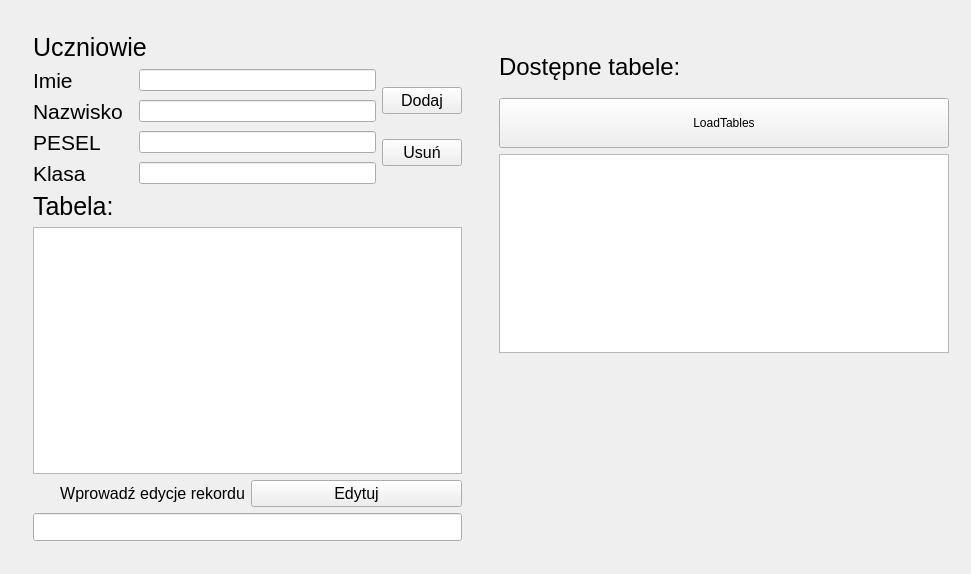
<?xml version="1.0" encoding="UTF-8"?>
<ui version="4.0">
 <class>MainWindow</class>
 <widget class="QMainWindow" name="MainWindow">
  <property name="geometry">
   <rect>
    <x>0</x>
    <y>0</y>
    <width>971</width>
    <height>574</height>
   </rect>
  </property>
  <property name="windowTitle">
   <string>MainWindow</string>
  </property>
  <property name="styleSheet">
   <string notr="true"/>
  </property>
  <widget class="QWidget" name="centralWidget">
   <layout class="QHBoxLayout" name="horizontalLayout">
    <item>
     <widget class="QStackedWidget" name="stackedWidget">
      <property name="currentIndex">
       <number>2</number>
      </property>
      <widget class="QWidget" name="LoginPage">
       <layout class="QGridLayout" name="gridLayout_3">
        <item row="1" column="0">
         <spacer name="horizontalSpacer">
          <property name="orientation">
           <enum>Qt::Horizontal</enum>
          </property>
          <property name="sizeHint" stdset="0">
           <size>
            <width>107</width>
            <height>20</height>
           </size>
          </property>
         </spacer>
        </item>
        <item row="1" column="1">
         <layout class="QGridLayout" name="gridLayout_2">
          <item row="2" column="0">
           <widget class="QLabel" name="PasswordLabel">
            <property name="font">
             <font>
              <pointsize>10</pointsize>
             </font>
            </property>
            <property name="text">
             <string>Hasło:</string>
            </property>
           </widget>
          </item>
          <item row="3" column="0">
           <widget class="QLineEdit" name="PasswordLineEdit">
            <property name="minimumSize">
             <size>
              <width>0</width>
              <height>30</height>
             </size>
            </property>
            <property name="font">
             <font>
              <pointsize>10</pointsize>
             </font>
            </property>
           </widget>
          </item>
          <item row="1" column="0">
           <widget class="QLineEdit" name="LoginLineEdit">
            <property name="minimumSize">
             <size>
              <width>0</width>
              <height>30</height>
             </size>
            </property>
            <property name="font">
             <font>
              <pointsize>10</pointsize>
             </font>
            </property>
           </widget>
          </item>
          <item row="4" column="0">
           <widget class="QPushButton" name="LoginPushButton">
            <property name="minimumSize">
             <size>
              <width>0</width>
              <height>40</height>
             </size>
            </property>
            <property name="font">
             <font>
              <pointsize>12</pointsize>
             </font>
            </property>
            <property name="text">
             <string>Zaloguj</string>
            </property>
           </widget>
          </item>
          <item row="0" column="0">
           <widget class="QLabel" name="LoginLabel">
            <property name="font">
             <font>
              <pointsize>10</pointsize>
             </font>
            </property>
            <property name="text">
             <string>Login:</string>
            </property>
           </widget>
          </item>
          <item row="6" column="0">
           <widget class="QCommandLinkButton" name="CreateAccountLinkButton">
            <property name="font">
             <font>
              <family>Segoe UI</family>
              <pointsize>10</pointsize>
             </font>
            </property>
            <property name="text">
             <string>Nie posiadasz konta? Załóż je!</string>
            </property>
           </widget>
          </item>
          <item row="5" column="0">
           <widget class="QPushButton" name="FreeUserPushButton">
            <property name="minimumSize">
             <size>
              <width>0</width>
              <height>40</height>
             </size>
            </property>
            <property name="font">
             <font>
              <pointsize>12</pointsize>
             </font>
            </property>
            <property name="text">
             <string>Kontynuuj bez logowania</string>
            </property>
           </widget>
          </item>
         </layout>
        </item>
        <item row="1" column="2">
         <spacer name="horizontalSpacer_2">
          <property name="orientation">
           <enum>Qt::Horizontal</enum>
          </property>
          <property name="sizeHint" stdset="0">
           <size>
            <width>107</width>
            <height>20</height>
           </size>
          </property>
         </spacer>
        </item>
        <item row="3" column="1">
         <spacer name="verticalSpacer_2">
          <property name="orientation">
           <enum>Qt::Vertical</enum>
          </property>
          <property name="sizeHint" stdset="0">
           <size>
            <width>20</width>
            <height>15</height>
           </size>
          </property>
         </spacer>
        </item>
        <item row="0" column="1">
         <spacer name="verticalSpacer">
          <property name="orientation">
           <enum>Qt::Vertical</enum>
          </property>
          <property name="sizeHint" stdset="0">
           <size>
            <width>20</width>
            <height>15</height>
           </size>
          </property>
         </spacer>
        </item>
       </layout>
      </widget>
      <widget class="QWidget" name="CreateAccountPage">
       <layout class="QGridLayout" name="gridLayout_4">
        <item row="2" column="1">
         <widget class="QLineEdit" name="CreateLoginLineEdit">
          <property name="minimumSize">
           <size>
            <width>0</width>
            <height>30</height>
           </size>
          </property>
         </widget>
        </item>
        <item row="4" column="1">
         <widget class="QLineEdit" name="CreatePasswordLineEdit">
          <property name="minimumSize">
           <size>
            <width>0</width>
            <height>30</height>
           </size>
          </property>
         </widget>
        </item>
        <item row="14" column="1">
         <spacer name="verticalSpacer_6">
          <property name="orientation">
           <enum>Qt::Vertical</enum>
          </property>
          <property name="sizeHint" stdset="0">
           <size>
            <width>20</width>
            <height>40</height>
           </size>
          </property>
         </spacer>
        </item>
        <item row="1" column="1">
         <widget class="QLabel" name="CreateLoginLabel">
          <property name="font">
           <font>
            <pointsize>10</pointsize>
           </font>
          </property>
          <property name="text">
           <string>Login:</string>
          </property>
         </widget>
        </item>
        <item row="4" column="0">
         <spacer name="horizontalSpacer_3">
          <property name="orientation">
           <enum>Qt::Horizontal</enum>
          </property>
          <property name="sizeHint" stdset="0">
           <size>
            <width>147</width>
            <height>20</height>
           </size>
          </property>
         </spacer>
        </item>
        <item row="6" column="1">
         <widget class="QLineEdit" name="CreateEmailLineEdit">
          <property name="minimumSize">
           <size>
            <width>0</width>
            <height>30</height>
           </size>
          </property>
         </widget>
        </item>
        <item row="0" column="1">
         <spacer name="verticalSpacer_7">
          <property name="orientation">
           <enum>Qt::Vertical</enum>
          </property>
          <property name="sizeHint" stdset="0">
           <size>
            <width>20</width>
            <height>40</height>
           </size>
          </property>
         </spacer>
        </item>
        <item row="5" column="1">
         <widget class="QLabel" name="CreateEmailLabel">
          <property name="font">
           <font>
            <pointsize>10</pointsize>
           </font>
          </property>
          <property name="text">
           <string>E-mail:</string>
          </property>
         </widget>
        </item>
        <item row="3" column="1">
         <widget class="QLabel" name="CreatePasswordLabel">
          <property name="font">
           <font>
            <pointsize>10</pointsize>
           </font>
          </property>
          <property name="text">
           <string>Hasło:</string>
          </property>
         </widget>
        </item>
        <item row="13" column="1">
         <widget class="QPushButton" name="CreateAccountPushButton">
          <property name="minimumSize">
           <size>
            <width>0</width>
            <height>40</height>
           </size>
          </property>
          <property name="font">
           <font>
            <pointsize>12</pointsize>
           </font>
          </property>
          <property name="text">
           <string>Załóż konto</string>
          </property>
         </widget>
        </item>
        <item row="4" column="2">
         <spacer name="horizontalSpacer_4">
          <property name="orientation">
           <enum>Qt::Horizontal</enum>
          </property>
          <property name="sizeHint" stdset="0">
           <size>
            <width>134</width>
            <height>20</height>
           </size>
          </property>
         </spacer>
        </item>
        <item row="8" column="1">
         <widget class="QLineEdit" name="CreateNameLineEdit">
          <property name="minimumSize">
           <size>
            <width>0</width>
            <height>30</height>
           </size>
          </property>
         </widget>
        </item>
        <item row="7" column="1">
         <widget class="QLabel" name="CreateNameLabel">
          <property name="font">
           <font>
            <pointsize>10</pointsize>
           </font>
          </property>
          <property name="text">
           <string>Imię:</string>
          </property>
         </widget>
        </item>
        <item row="10" column="1">
         <widget class="QLineEdit" name="CreateSurnameLineEdit">
          <property name="minimumSize">
           <size>
            <width>0</width>
            <height>30</height>
           </size>
          </property>
         </widget>
        </item>
        <item row="9" column="1">
         <widget class="QLabel" name="CreateSurnameLabel">
          <property name="font">
           <font>
            <pointsize>10</pointsize>
           </font>
          </property>
          <property name="text">
           <string>Nazwisko:</string>
          </property>
         </widget>
        </item>
        <item row="12" column="1">
         <widget class="QLineEdit" name="CreateAddressLineEdit">
          <property name="minimumSize">
           <size>
            <width>0</width>
            <height>30</height>
           </size>
          </property>
         </widget>
        </item>
        <item row="11" column="1">
         <widget class="QLabel" name="CreateAddressLabel">
          <property name="font">
           <font>
            <pointsize>10</pointsize>
           </font>
          </property>
          <property name="text">
           <string>Adres:</string>
          </property>
         </widget>
        </item>
       </layout>
      </widget>
      <widget class="QWidget" name="ShopPage">
       <layout class="QHBoxLayout" name="horizontalLayout_4">
        <item>
         <widget class="QStackedWidget" name="stackedWidget_2">
          <property name="currentIndex">
           <number>3</number>
          </property>
          <widget class="QWidget" name="CategoryPage">
           <layout class="QHBoxLayout" name="horizontalLayout_3">
            <item>
             <widget class="QListView" name="CategoryListView">
              <property name="minimumSize">
               <size>
                <width>0</width>
                <height>0</height>
               </size>
              </property>
              <property name="font">
               <font>
                <pointsize>12</pointsize>
               </font>
              </property>
              <property name="autoFillBackground">
               <bool>false</bool>
              </property>
             </widget>
            </item>
           </layout>
          </widget>
          <widget class="QWidget" name="SubcategoryPage">
           <layout class="QHBoxLayout" name="horizontalLayout_6">
            <item>
             <widget class="QListView" name="SubcategoryListView">
              <property name="font">
               <font>
                <pointsize>12</pointsize>
               </font>
              </property>
             </widget>
            </item>
           </layout>
          </widget>
          <widget class="QWidget" name="ItemsPage">
           <layout class="QHBoxLayout" name="horizontalLayout_7">
            <item>
             <widget class="QTreeView" name="ItemsTreeView">
              <property name="minimumSize">
               <size>
                <width>0</width>
                <height>50</height>
               </size>
              </property>
              <property name="font">
               <font>
                <pointsize>12</pointsize>
               </font>
              </property>
             </widget>
            </item>
           </layout>
          </widget>
          <widget class="QWidget" name="ItemPage">
           <layout class="QVBoxLayout" name="verticalLayout_2">
            <item>
             <layout class="QGridLayout" name="gridLayout_5">
              <item row="0" column="0">
               <layout class="QVBoxLayout" name="verticalLayout_4">
                <item>
                 <layout class="QVBoxLayout" name="verticalLayout_6">
                  <item>
                   <widget class="QLabel" name="label">
                    <property name="maximumSize">
                     <size>
                      <width>16777215</width>
                      <height>30</height>
                     </size>
                    </property>
                    <property name="font">
                     <font>
                      <pointsize>19</pointsize>
                     </font>
                    </property>
                    <property name="text">
                     <string>Uczniowie</string>
                    </property>
                   </widget>
                  </item>
                  <item>
                   <layout class="QHBoxLayout" name="horizontalLayout_8">
                    <item>
                     <layout class="QHBoxLayout" name="horizontalLayout_10">
                      <item>
                       <layout class="QGridLayout" name="gridLayout_8">
                        <item row="2" column="0">
                         <layout class="QVBoxLayout" name="verticalLayout_8">
                          <item>
                           <layout class="QGridLayout" name="gridLayout_11">
                            <item row="0" column="0">
                             <widget class="QLabel" name="label_4">
                              <property name="minimumSize">
                               <size>
                                <width>100</width>
                                <height>0</height>
                               </size>
                              </property>
                              <property name="font">
                               <font>
                                <pointsize>16</pointsize>
                               </font>
                              </property>
                              <property name="text">
                               <string>PESEL</string>
                              </property>
                             </widget>
                            </item>
                            <item row="0" column="1">
                             <widget class="QLineEdit" name="ucz_pesel"/>
                            </item>
                           </layout>
                          </item>
                         </layout>
                        </item>
                        <item row="1" column="0">
                         <layout class="QVBoxLayout" name="verticalLayout_9">
                          <item>
                           <layout class="QGridLayout" name="gridLayout_10">
                            <item row="0" column="1">
                             <widget class="QLineEdit" name="ucz_naz">
                              <property name="minimumSize">
                               <size>
                                <width>100</width>
                                <height>0</height>
                               </size>
                              </property>
                             </widget>
                            </item>
                            <item row="0" column="0">
                             <widget class="QLabel" name="label_3">
                              <property name="minimumSize">
                               <size>
                                <width>100</width>
                                <height>0</height>
                               </size>
                              </property>
                              <property name="font">
                               <font>
                                <pointsize>16</pointsize>
                               </font>
                              </property>
                              <property name="text">
                               <string>Nazwisko</string>
                              </property>
                             </widget>
                            </item>
                           </layout>
                          </item>
                         </layout>
                        </item>
                        <item row="3" column="0">
                         <layout class="QVBoxLayout" name="verticalLayout_5">
                          <item>
                           <layout class="QGridLayout" name="gridLayout_12">
                            <item row="0" column="1">
                             <widget class="QLineEdit" name="ucz_klasa">
                              <property name="minimumSize">
                               <size>
                                <width>130</width>
                                <height>0</height>
                               </size>
                              </property>
                             </widget>
                            </item>
                            <item row="0" column="0">
                             <widget class="QLabel" name="nr">
                              <property name="minimumSize">
                               <size>
                                <width>100</width>
                                <height>0</height>
                               </size>
                              </property>
                              <property name="font">
                               <font>
                                <pointsize>16</pointsize>
                               </font>
                              </property>
                              <property name="text">
                               <string>Klasa</string>
                              </property>
                             </widget>
                            </item>
                           </layout>
                          </item>
                         </layout>
                        </item>
                        <item row="0" column="0">
                         <layout class="QVBoxLayout" name="verticalLayout_10">
                          <item>
                           <layout class="QGridLayout" name="gridLayout_9">
                            <item row="0" column="1">
                             <widget class="QLineEdit" name="ucz_imie"/>
                            </item>
                            <item row="0" column="0">
                             <widget class="QLabel" name="label_2">
                              <property name="sizePolicy">
                               <sizepolicy hsizetype="Maximum" vsizetype="Maximum">
                                <horstretch>0</horstretch>
                                <verstretch>0</verstretch>
                               </sizepolicy>
                              </property>
                              <property name="minimumSize">
                               <size>
                                <width>100</width>
                                <height>0</height>
                               </size>
                              </property>
                              <property name="font">
                               <font>
                                <pointsize>16</pointsize>
                               </font>
                              </property>
                              <property name="layoutDirection">
                               <enum>Qt::RightToLeft</enum>
                              </property>
                              <property name="text">
                               <string>Imie</string>
                              </property>
                             </widget>
                            </item>
                           </layout>
                          </item>
                         </layout>
                        </item>
                       </layout>
                      </item>
                      <item>
                       <layout class="QGridLayout" name="gridLayout_7">
                        <item row="0" column="0">
                         <widget class="QPushButton" name="dodaj_butt">
                          <property name="sizePolicy">
                           <sizepolicy hsizetype="Maximum" vsizetype="Fixed">
                            <horstretch>0</horstretch>
                            <verstretch>0</verstretch>
                           </sizepolicy>
                          </property>
                          <property name="font">
                           <font>
                            <pointsize>12</pointsize>
                           </font>
                          </property>
                          <property name="text">
                           <string>Dodaj</string>
                          </property>
                         </widget>
                        </item>
                        <item row="1" column="0">
                         <widget class="QPushButton" name="delete_button">
                          <property name="font">
                           <font>
                            <pointsize>12</pointsize>
                           </font>
                          </property>
                          <property name="text">
                           <string>Usuń</string>
                          </property>
                         </widget>
                        </item>
                       </layout>
                      </item>
                     </layout>
                    </item>
                   </layout>
                  </item>
                 </layout>
                </item>
                <item>
                 <widget class="QLabel" name="label_5">
                  <property name="maximumSize">
                   <size>
                    <width>16777215</width>
                    <height>30</height>
                   </size>
                  </property>
                  <property name="font">
                   <font>
                    <pointsize>19</pointsize>
                   </font>
                  </property>
                  <property name="text">
                   <string>Tabela:</string>
                  </property>
                 </widget>
                </item>
                <item>
                 <widget class="QTableView" name="tableView"/>
                </item>
                <item>
                 <layout class="QHBoxLayout" name="horizontalLayout_9">
                  <item>
                   <widget class="QLabel" name="label_6">
                    <property name="font">
                     <font>
                      <pointsize>12</pointsize>
                      <weight>50</weight>
                      <bold>false</bold>
                     </font>
                    </property>
                    <property name="text">
                     <string>Wprowadź edycje rekordu</string>
                    </property>
                    <property name="alignment">
                     <set>Qt::AlignRight|Qt::AlignTrailing|Qt::AlignVCenter</set>
                    </property>
                   </widget>
                  </item>
                  <item>
                   <widget class="QPushButton" name="editButton">
                    <property name="font">
                     <font>
                      <pointsize>12</pointsize>
                     </font>
                    </property>
                    <property name="text">
                     <string>Edytuj</string>
                    </property>
                   </widget>
                  </item>
                 </layout>
                </item>
                <item>
                 <widget class="QLineEdit" name="lineEdit">
                  <property name="minimumSize">
                   <size>
                    <width>0</width>
                    <height>26</height>
                   </size>
                  </property>
                  <property name="font">
                   <font>
                    <pointsize>13</pointsize>
                   </font>
                  </property>
                 </widget>
                </item>
                <item>
                 <layout class="QVBoxLayout" name="verticalLayout_12"/>
                </item>
                <item>
                 <layout class="QVBoxLayout" name="verticalLayout_7">
                  <item>
                   <layout class="QVBoxLayout" name="verticalLayout_11"/>
                  </item>
                 </layout>
                </item>
               </layout>
              </item>
             </layout>
            </item>
           </layout>
          </widget>
         </widget>
        </item>
        <item>
         <layout class="QVBoxLayout" name="verticalLayout_3">
          <item>
           <spacer name="verticalSpacer_4">
            <property name="orientation">
             <enum>Qt::Vertical</enum>
            </property>
            <property name="sizeHint" stdset="0">
             <size>
              <width>20</width>
              <height>40</height>
             </size>
            </property>
           </spacer>
          </item>
         </layout>
        </item>
        <item>
         <layout class="QVBoxLayout" name="verticalLayout">
          <item>
           <layout class="QHBoxLayout" name="horizontalLayout_5">
            <item>
             <spacer name="horizontalSpacer_5">
              <property name="orientation">
               <enum>Qt::Horizontal</enum>
              </property>
              <property name="sizeHint" stdset="0">
               <size>
                <width>40</width>
                <height>20</height>
               </size>
              </property>
             </spacer>
            </item>
           </layout>
          </item>
          <item>
           <layout class="QGridLayout" name="gridLayout"/>
          </item>
          <item>
           <widget class="QLabel" name="LoginNameLabel">
            <property name="minimumSize">
             <size>
              <width>0</width>
              <height>50</height>
             </size>
            </property>
            <property name="font">
             <font>
              <pointsize>18</pointsize>
             </font>
            </property>
            <property name="layoutDirection">
             <enum>Qt::RightToLeft</enum>
            </property>
            <property name="text">
             <string>Dostępne tabele:</string>
            </property>
           </widget>
          </item>
          <item>
           <widget class="QPushButton" name="pushButton">
            <property name="minimumSize">
             <size>
              <width>0</width>
              <height>50</height>
             </size>
            </property>
            <property name="text">
             <string>LoadTables</string>
            </property>
            <property name="iconSize">
             <size>
              <width>26</width>
              <height>26</height>
             </size>
            </property>
           </widget>
          </item>
          <item>
           <widget class="QListView" name="TableView">
            <property name="maximumSize">
             <size>
              <width>16777215</width>
              <height>200</height>
             </size>
            </property>
           </widget>
          </item>
          <item>
           <spacer name="verticalSpacer_3">
            <property name="orientation">
             <enum>Qt::Vertical</enum>
            </property>
            <property name="sizeHint" stdset="0">
             <size>
              <width>20</width>
              <height>40</height>
             </size>
            </property>
           </spacer>
          </item>
          <item>
           <layout class="QHBoxLayout" name="horizontalLayout_2"/>
          </item>
         </layout>
        </item>
       </layout>
      </widget>
     </widget>
    </item>
   </layout>
  </widget>
 </widget>
 <layoutdefault spacing="6" margin="11"/>
 <resources/>
 <connections/>
</ui>
